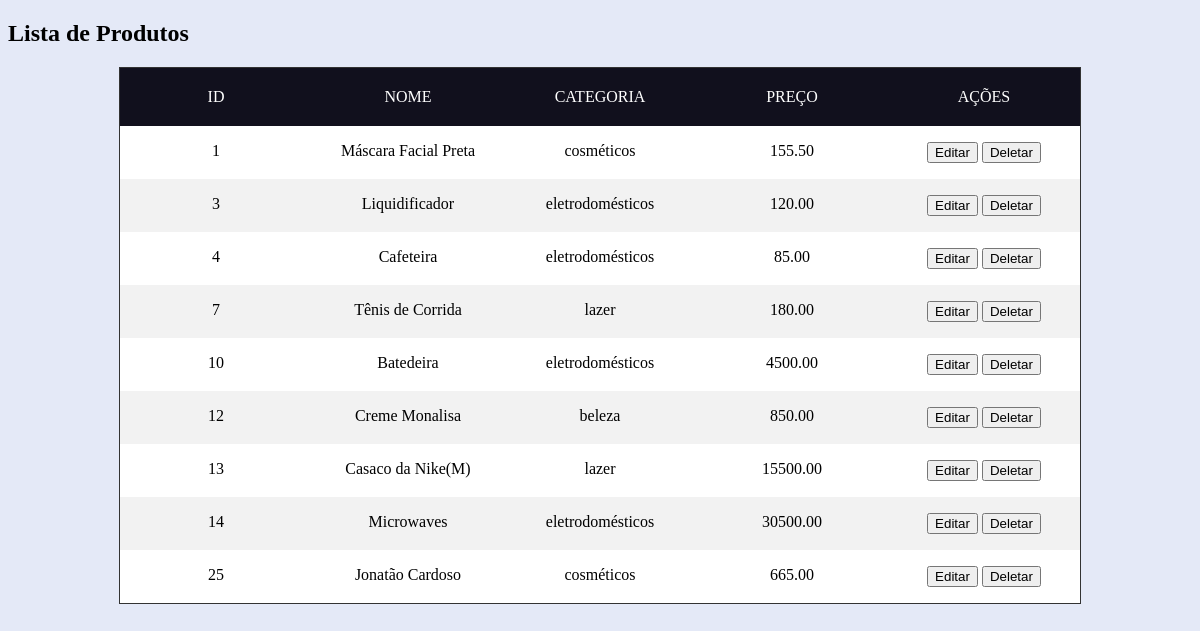
The app's page /php/ver_produtos.php with its own data.
### tables this page shows
CREATE TABLE IF NOT EXISTS `produtos` (
  `id` int(11) NOT NULL AUTO_INCREMENT,
  `nome` varchar(255) NOT NULL,
  `preco` decimal(10,2) NOT NULL,
  `categoria_id` int(11) DEFAULT NULL,
  PRIMARY KEY (`id`),
  KEY `categoria_id` (`categoria_id`)
);

CREATE TABLE IF NOT EXISTS `categorias` (
  `id` int(11) NOT NULL AUTO_INCREMENT,
  `nome` varchar(255) NOT NULL,
  PRIMARY KEY (`id`),
  UNIQUE KEY `nome` (`nome`)
);

### php/ver_produtos.php (the view, shortened to what this page needs)
<!DOCTYPE html>
<html lang="pt">
<head>
</head>
<body>
    <?php
    include 'conexao.php';
    $sql = "SELECT p.id, p.nome, c.nome AS categoria, p.preco
            FROM produtos p
            JOIN categorias c ON p.categoria_id = c.id ORDER BY p.id ASC";
    $result = $conn->query($sql);
    echo '<form>';
    echo '<h2>Lista de Produtos</h2>';
    echo '</form>';
    echo '<div class="table-container">
            <div class="table">
                <div class="table-header">
                    <div class="header__item">ID</div>
                    <div class="header__item">Nome</div>
                    <div class="header__item">Categoria</div>
                    <div class="header__item">Preço</div>
                    <div class="header__item">Ações</div>
                </div>';
    if ($result->num_rows > 0) {
        while ($row = $result->fetch_assoc()) {
            echo '<div class="table-row">';
            echo '<div class="table-data">' . $row["id"] . '</div>';
            echo '<div class="table-data">' . $row["nome"] . '</div>';
            echo '<div class="table-data">' . $row["categoria"] . '</div>';
            echo '<div class="table-data">' . $row["preco"] . '</div>';
            echo '<div class="table-data">
                    <button type="button" class="btn-edit" onclick="loadEditForm(' . $row["id"] . ')">Editar</button>
                    <button type="button" class="btn-del" onclick="deleteProduct(' . $row["id"] . ')">Deletar</button>
                  </div>';
            echo '</div>';
        }
    } else {
        echo '<div class="table-row"><div class="table-data" colspan="5">Nenhum produto encontrado</div></div>';
    }
    echo '</div>
          </div>';
    ?>
</body>
</html>

### php/ver_produtos.php (style rules this page uses)
body { background-color: #E4E9F7; }
.table-container { display: flex; justify-content: center; margin: 20px; }
.table { width: 60rem; border: 1px solid #333; border-collapse: collapse; background: white; }
.table-header { display: flex; width: 100%; background: #11101d; color: white; padding: 12px 0; }
.table-row { display: flex; width: 100%; padding: 8px 0; }
.table-row:nth-of-type(odd) { background: #f2f2f2; }
.table-data, .header__item { flex: 1 1 20%; text-align: center; padding: 8px; }
.header__item { text-transform: uppercase; }

### records on screen
produtos: id "1", nome "Máscara Facial Preta", categoria.nome "cosméticos", preco "155.50"
produtos: id "3", nome "Liquidificador", categoria.nome "eletrodomésticos", preco "120.00"
produtos: id "4", nome "Cafeteira", categoria.nome "eletrodomésticos", preco "85.00"
produtos: id "7", nome "Tênis de Corrida", categoria.nome "lazer", preco "180.00"
produtos: id "10", nome "Batedeira", categoria.nome "eletrodomésticos", preco "4500.00"
produtos: id "12", nome "Creme Monalisa", categoria.nome "beleza", preco "850.00"
produtos: id "13", nome "Casaco da Nike(M)", categoria.nome "lazer", preco "15500.00"
produtos: id "14", nome "Microwaves", categoria.nome "eletrodomésticos", preco "30500.00"
produtos: id "25", nome "Jonatão Cardoso", categoria.nome "cosméticos", preco "665.00"
